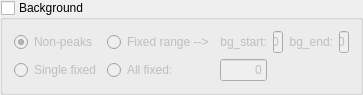
<?xml version="1.0" encoding="UTF-8"?>
<ui version="4.0">
 <class>BackgroundOptions</class>
 <widget class="QGroupBox" name="BackgroundOptions">
  <property name="geometry">
   <rect>
    <x>0</x>
    <y>0</y>
    <width>345</width>
    <height>79</height>
   </rect>
  </property>
  <property name="windowTitle">
   <string>BackgroundOptions</string>
  </property>
  <property name="title">
   <string>Background</string>
  </property>
  <property name="checkable">
   <bool>true</bool>
  </property>
  <property name="checked">
   <bool>false</bool>
  </property>
  <layout class="QGridLayout" name="gridLayout">
   <item row="0" column="0">
    <widget class="QRadioButton" name="bgnonpeaks_radio">
     <property name="text">
      <string>Non-peaks</string>
     </property>
     <property name="checked">
      <bool>true</bool>
     </property>
    </widget>
   </item>
   <item row="0" column="1">
    <widget class="QRadioButton" name="bgrange_radio">
     <property name="text">
      <string>Fixed range --&gt;</string>
     </property>
    </widget>
   </item>
   <item row="0" column="2">
    <widget class="QLabel" name="label_4">
     <property name="text">
      <string>bg_start:</string>
     </property>
     <property name="alignment">
      <set>Qt::AlignRight|Qt::AlignTrailing|Qt::AlignVCenter</set>
     </property>
    </widget>
   </item>
   <item row="0" column="3">
    <widget class="QLineEdit" name="bgstart_edit">
     <property name="sizePolicy">
      <sizepolicy hsizetype="MinimumExpanding" vsizetype="Fixed">
       <horstretch>0</horstretch>
       <verstretch>0</verstretch>
      </sizepolicy>
     </property>
     <property name="minimumSize">
      <size>
       <width>10</width>
       <height>0</height>
      </size>
     </property>
     <property name="inputMethodHints">
      <set>Qt::ImhPreferNumbers</set>
     </property>
     <property name="text">
      <string>0</string>
     </property>
     <property name="alignment">
      <set>Qt::AlignRight|Qt::AlignTrailing|Qt::AlignVCenter</set>
     </property>
    </widget>
   </item>
   <item row="0" column="4">
    <widget class="QLabel" name="label_5">
     <property name="text">
      <string>bg_end:</string>
     </property>
     <property name="alignment">
      <set>Qt::AlignRight|Qt::AlignTrailing|Qt::AlignVCenter</set>
     </property>
    </widget>
   </item>
   <item row="0" column="5">
    <widget class="QLineEdit" name="bgend_edit">
     <property name="sizePolicy">
      <sizepolicy hsizetype="MinimumExpanding" vsizetype="Fixed">
       <horstretch>0</horstretch>
       <verstretch>0</verstretch>
      </sizepolicy>
     </property>
     <property name="minimumSize">
      <size>
       <width>10</width>
       <height>0</height>
      </size>
     </property>
     <property name="inputMethodHints">
      <set>Qt::ImhPreferNumbers</set>
     </property>
     <property name="text">
      <string>0</string>
     </property>
     <property name="alignment">
      <set>Qt::AlignRight|Qt::AlignTrailing|Qt::AlignVCenter</set>
     </property>
    </widget>
   </item>
   <item row="1" column="0">
    <widget class="QRadioButton" name="bgsinglefixed_radio">
     <property name="text">
      <string>Single fixed</string>
     </property>
     <property name="checked">
      <bool>false</bool>
     </property>
    </widget>
   </item>
   <item row="1" column="1">
    <widget class="QRadioButton" name="bgallfixed_radio">
     <property name="text">
      <string>All fixed:</string>
     </property>
    </widget>
   </item>
   <item row="1" column="2">
    <widget class="QLineEdit" name="bgfix_edit">
     <property name="sizePolicy">
      <sizepolicy hsizetype="MinimumExpanding" vsizetype="Fixed">
       <horstretch>0</horstretch>
       <verstretch>0</verstretch>
      </sizepolicy>
     </property>
     <property name="minimumSize">
      <size>
       <width>10</width>
       <height>0</height>
      </size>
     </property>
     <property name="inputMethodHints">
      <set>Qt::ImhPreferNumbers</set>
     </property>
     <property name="text">
      <string>0</string>
     </property>
     <property name="alignment">
      <set>Qt::AlignRight|Qt::AlignTrailing|Qt::AlignVCenter</set>
     </property>
    </widget>
   </item>
  </layout>
 </widget>
 <resources/>
 <connections/>
</ui>
